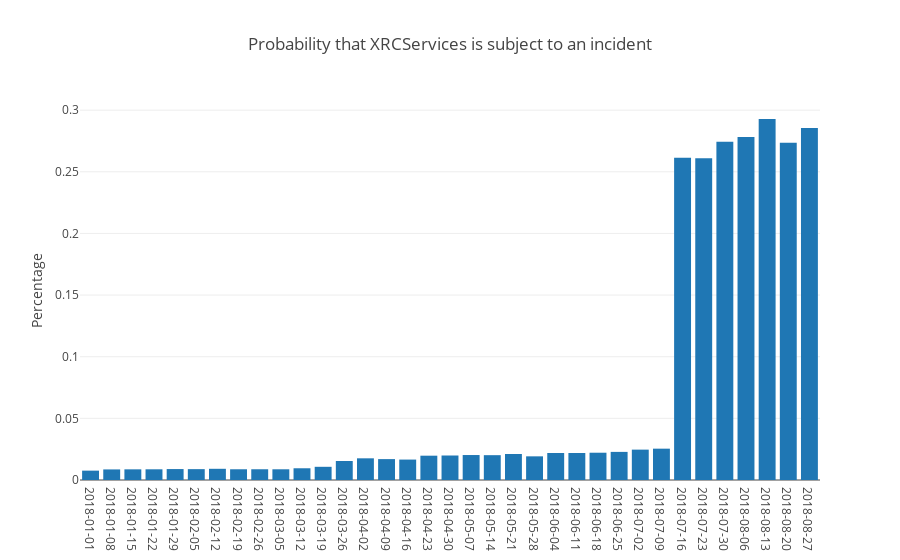

The cell this chart's notebook holds for it:
### Code cell
xrcservices_df = _.DataFrame()

# Plot it
data = [go.Bar(
            x=xrcservices_df['week_of'],
            y=xrcservices_df['percentage']
)]

layout = go.Layout(title="Probability that XRCServices is subject to an incident",
                   xaxis=dict(type='category'),
                yaxis=dict(title='Percentage'))

fig = go.Figure(data=data, layout=layout)


iplot(fig, filename='basic-bar')

### Figure 1 — Plotly figure (JSON) as saved in the notebook; plotly's stock layout.template omitted (floating-point values rounded to 4 significant figures)
{"data": [{"type": "bar", "uid": "348c9010-c8a0-11e8-b72a-00ff4d40bf84", "x": ["2018-01-01", "2018-01-08", "2018-01-15", "2018-01-22", "2018-01-29", "2018-02-05", "2018-02-12", "2018-02-19", "2018-02-26", "2018-03-05", "2018-03-12", "2018-03-19", "2018-03-26", "2018-04-02", "2018-04-09", "2018-04-16", "2018-04-23", "2018-04-30", "2018-05-07", "2018-05-14", "2018-05-21", "2018-05-28", "2018-06-04", "2018-06-11", "2018-06-18", "2018-06-25", "2018-07-02", "2018-07-09", "2018-07-16", "2018-07-23", "2018-07-30", "2018-08-06", "2018-08-13", "2018-08-20", "2018-08-27"], "y": [0.00759, 0.008582, 0.008648, 0.008681, 0.008877, 0.008811, 0.009082, 0.008702, 0.008708, 0.008689, 0.009515, 0.0107, 0.0154, 0.01758, 0.01695, 0.01657, 0.01972, 0.01988, 0.02025, 0.02014, 0.02111, 0.01919, 0.0219, 0.02191, 0.02213, 0.0228, 0.02464, 0.02542, 0.2613, 0.261, 0.2744, 0.2782, 0.2928, 0.2736, 0.2856]}], "layout": {"title": "Probability that XRCServices is subject to an incident", "xaxis": {"type": "category"}, "yaxis": {"title": "Percentage"}}}
